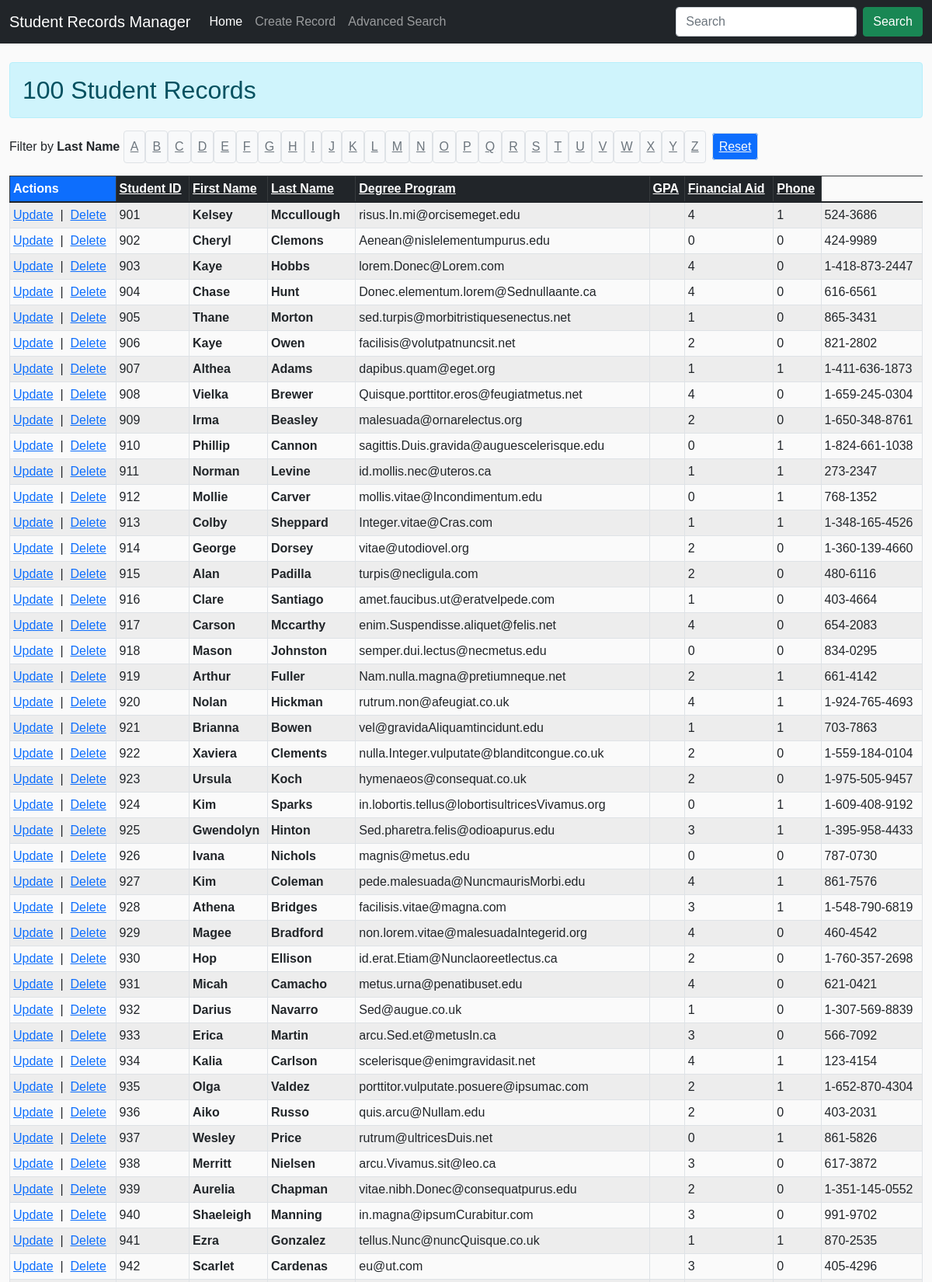
Page /Module-7/project-2-Zlitchufdux-master/display-records.php?sortby=student_id (upper part) on the committed database.
### tables this page shows
CREATE TABLE `student_v2` (
  `id` mediumint(8) UNSIGNED NOT NULL,
  `student_id` mediumint(9) NOT NULL,
  `first_name` varchar(255) NOT NULL,
  `last_name` varchar(255) NOT NULL,
  `email` varchar(255) NOT NULL,
  `phone` varchar(100) NOT NULL,
  `degree_program` varchar(255) NOT NULL,
  `gpa` mediumint(9) NOT NULL,
  `financial_aid` mediumint(9) NOT NULL,
  `data_created` timestamp NOT NULL DEFAULT CURRENT_TIMESTAMP ON UPDATE CURRENT_TIMESTAMP
);

### Module-7/project-2-Zlitchufdux-master/inc/app/config.inc.php (called while the page is built, shortened)
<?php
$db_table = "student_v2";

### Module-7/project-2-Zlitchufdux-master/inc/functions/functions.inc.php (the view, shortened to what this page needs)
<?php
function display_letter_filters($filter)
{
    echo '<span class="d-inline-block mr-3">Filter by <strong>Last Name</strong></span> ';
    $letters = range('A', 'Z');
    for ($i = 0; $i < count($letters); $i++) {
        if ($filter == $letters[$i]) {
            $class = 'class="d-inline-block text-light font-weight-bold p-2 mr-3 bg-dark"';
        } else {
            $class = 'class="d-inline-block text-secondary p-2 mr-5 bg-light border rounded"';
        }
        echo "<u><a $class href='?filter=$letters[$i]' title='$letters[$i]'>$letters[$i]</a></u>";
    }
    echo '<a class="text-secondary p-2 mx-2 bg-primary text-light border rounded" href="?clearfilter" title="Reset Filter">Reset</a>&nbsp;&nbsp;';
}
function display_record_table($records)
{
    echo '<div class="table-responsive">';
    echo "<table class=\"table table-striped table-hover table-sm mt-3 table-bordered\">";
    echo '<thead class="table-dark"><tr><th class="bg-primary">Actions</th><th><a href="?sortby=student_id">Student ID</a></th><th><a href="?sortby=first_name">First Name</a></th><th><a href="?sortby=last_name">Last Name</a></th><th><a href="?sortby=degree_program">Degree Program</a></th><th><a href="?sortby=gpa">GPA</a></th><th><a href="?sortby=financial_aid">Financial Aid</a></th><th><a href="?sortby=phone">Phone</a></th></thead>';
    foreach ($records as $row) {
        echo '<tr>';
        echo "<td><a href=\"update-record.php?id={$row->id}\">Update</a>&nbsp;&nbsp;|&nbsp;&nbsp;<a href=\"delete-record.php?id={$row->id}\" onclick=\"return confirm('Are you sure?');\">Delete</a></td>";
        echo "<td>{$row->student_id}</td>";
        echo "<td><strong>{$row->first_name}</strong></td>";
        echo "<td><strong>{$row->last_name}</strong></td>";
        echo "<td>{$row->email}</td>";
        echo "<td>{$row->degree_program}</td>";
        echo "<td>{$row->gpa}</td>";
        echo "<td>{$row->financial_aid}</td>";
        echo "<td>{$row->phone}</td>";
        echo '</tr>';
    }
    echo '</table>';
    echo '</div>';
}
function echoActiveClassIfRequestMatches($requestUri)
{
    $current_file_name = basename($_SERVER["REQUEST_URI"], ".php");
    if ($current_file_name == $requestUri)
        echo 'active';
}

### Module-7/project-2-Zlitchufdux-master/css/style.css (style rules this page uses)
body { font-family: Arial, Helvetica, sans-serif; margin: 0; padding: 0; background: #fafafa; }
th a:link, th a:visited, th a:hover, th a:active { color: #ffffff; }

### rows in the picture
student_v2: student "901", first_name "Kelsey", last_name "Mccullough", email "risus.In.mi@orcisemeget.edu", gpa "4", financial_aid "1", phone "524-3686"
student_v2: student "902", first_name "Cheryl", last_name "Clemons", email "Aenean@nislelementumpurus.edu", gpa "0", financial_aid "0", phone "424-9989"
student_v2: student "903", first_name "Kaye", last_name "Hobbs", email "lorem.Donec@Lorem.com", gpa "4", financial_aid "0", phone "1-418-873-2447"
student_v2: student "904", first_name "Chase", last_name "Hunt", email "Donec.elementum.lorem@Sednullaante.ca", gpa "4", financial_aid "0", phone "616-6561"
student_v2: student "905", first_name "Thane", last_name "Morton", email "sed.turpis@morbitristiquesenectus.net", gpa "1", financial_aid "0", phone "865-3431"
student_v2: student "906", first_name "Kaye", last_name "Owen", email "facilisis@volutpatnuncsit.net", gpa "2", financial_aid "0", phone "821-2802"
student_v2: student "907", first_name "Althea", last_name "Adams", email "dapibus.quam@eget.org", gpa "1", financial_aid "1", phone "1-411-636-1873"
student_v2: student "908", first_name "Vielka", last_name "Brewer", email "Quisque.porttitor.eros@feugiatmetus.net", gpa "4", financial_aid "0", phone "1-659-245-0304"
student_v2: student "909", first_name "Irma", last_name "Beasley", email "malesuada@ornarelectus.org", gpa "2", financial_aid "0", phone "1-650-348-8761"
student_v2: student "910", first_name "Phillip", last_name "Cannon", email "sagittis.Duis.gravida@auguescelerisque.edu", gpa "0", financial_aid "1", phone "1-824-661-1038"
student_v2: student "911", first_name "Norman", last_name "Levine", email "id.mollis.nec@uteros.ca", gpa "1", financial_aid "1", phone "273-2347"
student_v2: student "912", first_name "Mollie", last_name "Carver", email "mollis.vitae@Incondimentum.edu", gpa "0", financial_aid "1", phone "768-1352"
student_v2: student "913", first_name "Colby", last_name "Sheppard", email "Integer.vitae@Cras.com", gpa "1", financial_aid "1", phone "1-348-165-4526"
student_v2: student "914", first_name "George", last_name "Dorsey", email "vitae@utodiovel.org", gpa "2", financial_aid "0", phone "1-360-139-4660"
student_v2: student "915", first_name "Alan", last_name "Padilla", email "turpis@necligula.com", gpa "2", financial_aid "0", phone "480-6116"
student_v2: student "916", first_name "Clare", last_name "Santiago", email "amet.faucibus.ut@eratvelpede.com", gpa "1", financial_aid "0", phone "403-4664"
student_v2: student "917", first_name "Carson", last_name "Mccarthy", email "enim.Suspendisse.aliquet@felis.net", gpa "4", financial_aid "0", phone "654-2083"
student_v2: student "918", first_name "Mason", last_name "Johnston", email "semper.dui.lectus@necmetus.edu", gpa "0", financial_aid "0", phone "834-0295"
student_v2: student "919", first_name "Arthur", last_name "Fuller", email "Nam.nulla.magna@pretiumneque.net", gpa "2", financial_aid "1", phone "661-4142"
student_v2: student "920", first_name "Nolan", last_name "Hickman", email "rutrum.non@afeugiat.co.uk", gpa "4", financial_aid "1", phone "1-924-765-4693"
student_v2: student "921", first_name "Brianna", last_name "Bowen", email "vel@gravidaAliquamtincidunt.edu", gpa "1", financial_aid "1", phone "703-7863"
student_v2: student "922", first_name "Xaviera", last_name "Clements", email "nulla.Integer.vulputate@blanditcongue.co.uk", gpa "2", financial_aid "0", phone "1-559-184-0104"
student_v2: student "923", first_name "Ursula", last_name "Koch", email "hymenaeos@consequat.co.uk", gpa "2", financial_aid "0", phone "1-975-505-9457"
student_v2: student "924", first_name "Kim", last_name "Sparks", email "in.lobortis.tellus@lobortisultricesVivamus.org", gpa "0", financial_aid "1", phone "1-609-408-9192"
student_v2: student "925", first_name "Gwendolyn", last_name "Hinton", email "Sed.pharetra.felis@odioapurus.edu", gpa "3", financial_aid "1", phone "1-395-958-4433"
student_v2: student "926", first_name "Ivana", last_name "Nichols", email "magnis@metus.edu", gpa "0", financial_aid "0", phone "787-0730"
student_v2: student "927", first_name "Kim", last_name "Coleman", email "pede.malesuada@NuncmaurisMorbi.edu", gpa "4", financial_aid "1", phone "861-7576"
student_v2: student "928", first_name "Athena", last_name "Bridges", email "facilisis.vitae@magna.com", gpa "3", financial_aid "1", phone "1-548-790-6819"
student_v2: student "929", first_name "Magee", last_name "Bradford", email "non.lorem.vitae@malesuadaIntegerid.org", gpa "4", financial_aid "0", phone "460-4542"
student_v2: student "930", first_name "Hop", last_name "Ellison", email "id.erat.Etiam@Nunclaoreetlectus.ca", gpa "2", financial_aid "0", phone "1-760-357-2698"
student_v2: student "931", first_name "Micah", last_name "Camacho", email "metus.urna@penatibuset.edu", gpa "4", financial_aid "0", phone "621-0421"
student_v2: student "932", first_name "Darius", last_name "Navarro", email "Sed@augue.co.uk", gpa "1", financial_aid "0", phone "1-307-569-8839"
student_v2: student "933", first_name "Erica", last_name "Martin", email "arcu.Sed.et@metusIn.ca", gpa "3", financial_aid "0", phone "566-7092"
student_v2: student "934", first_name "Kalia", last_name "Carlson", email "scelerisque@enimgravidasit.net", gpa "4", financial_aid "1", phone "123-4154"
student_v2: student "935", first_name "Olga", last_name "Valdez", email "porttitor.vulputate.posuere@ipsumac.com", gpa "2", financial_aid "1", phone "1-652-870-4304"
student_v2: student "936", first_name "Aiko", last_name "Russo", email "quis.arcu@Nullam.edu", gpa "2", financial_aid "0", phone "403-2031"
student_v2: student "937", first_name "Wesley", last_name "Price", email "rutrum@ultricesDuis.net", gpa "0", financial_aid "1", phone "861-5826"
student_v2: student "938", first_name "Merritt", last_name "Nielsen", email "arcu.Vivamus.sit@leo.ca", gpa "3", financial_aid "0", phone "617-3872"
student_v2: student "939", first_name "Aurelia", last_name "Chapman", email "vitae.nibh.Donec@consequatpurus.edu", gpa "2", financial_aid "0", phone "1-351-145-0552"
student_v2: student "940", first_name "Shaeleigh", last_name "Manning", email "in.magna@ipsumCurabitur.com", gpa "3", financial_aid "0", phone "991-9702"
student_v2: student "941", first_name "Ezra", last_name "Gonzalez", email "tellus.Nunc@nuncQuisque.co.uk", gpa "1", financial_aid "1", phone "870-2535"
student_v2: student "942", first_name "Scarlet", last_name "Cardenas", email "eu@ut.com", gpa "3", financial_aid "0", phone "405-4296"

### other values in the picture
$stmt->rowCount() "100"
$letters[$i] "A"
$letters[$i] "B"
$letters[$i] "C"
$letters[$i] "D"
$letters[$i] "E"
$letters[$i] "F"
$letters[$i] "G"
$letters[$i] "H"
$letters[$i] "I"
$letters[$i] "J"
$letters[$i] "K"
$letters[$i] "L"
$letters[$i] "M"
$letters[$i] "N"
